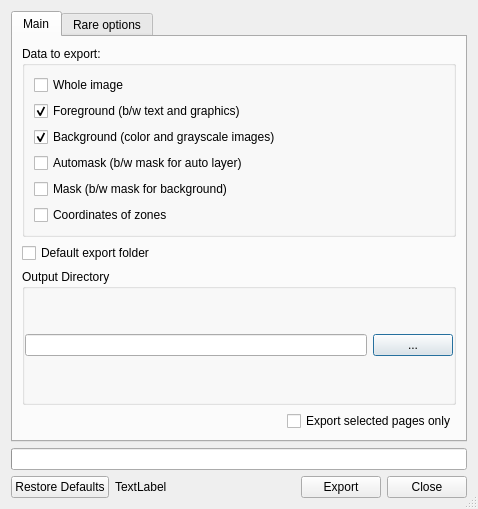
<?xml version="1.0" encoding="UTF-8"?>
<ui version="4.0">
 <class>ExportDialog</class>
 <widget class="QDialog" name="ExportDialog">
  <property name="geometry">
   <rect>
    <x>0</x>
    <y>0</y>
    <width>478</width>
    <height>509</height>
   </rect>
  </property>
  <property name="windowTitle">
   <string>Export</string>
  </property>
  <property name="sizeGripEnabled">
   <bool>true</bool>
  </property>
  <layout class="QVBoxLayout" name="verticalLayout_3">
   <item>
    <widget class="QTabWidget" name="tabWidget">
     <property name="sizePolicy">
      <sizepolicy hsizetype="Expanding" vsizetype="Expanding">
       <horstretch>0</horstretch>
       <verstretch>0</verstretch>
      </sizepolicy>
     </property>
     <property name="currentIndex">
      <number>0</number>
     </property>
     <widget class="QWidget" name="tab">
      <attribute name="title">
       <string>Main</string>
      </attribute>
      <layout class="QVBoxLayout" name="verticalLayout_2">
       <item>
        <widget class="QGroupBox" name="gbDataToExport">
         <property name="title">
          <string>Data to export:</string>
         </property>
         <property name="checkable">
          <bool>false</bool>
         </property>
         <property name="checked">
          <bool>false</bool>
         </property>
         <layout class="QVBoxLayout" name="verticalLayout_5">
          <item>
           <widget class="QCheckBox" name="cbExportImage">
            <property name="toolTip">
             <string>Image as it is in ./out subfolder</string>
            </property>
            <property name="text">
             <string>Whole image</string>
            </property>
           </widget>
          </item>
          <item>
           <widget class="QCheckBox" name="cbExportForeground">
            <property name="toolTip">
             <string>Only black (#000000) and white (#ffffff) pixels of the image</string>
            </property>
            <property name="text">
             <string>Foreground (b/w text and graphics)</string>
            </property>
            <property name="checked">
             <bool>true</bool>
            </property>
           </widget>
          </item>
          <item>
           <widget class="QCheckBox" name="cbExportBackground">
            <property name="toolTip">
             <string>Only non black (&gt; #000000) pixels of the image</string>
            </property>
            <property name="text">
             <string>Background (color and grayscale images)</string>
            </property>
            <property name="checked">
             <bool>true</bool>
            </property>
           </widget>
          </item>
          <item>
           <widget class="QCheckBox" name="cbExportAutomask">
            <property name="toolTip">
             <string>Automask could be found in ./out/cache/automask and contains autodetected mask before any zones are applied</string>
            </property>
            <property name="text">
             <string>Automask (b/w mask for auto layer)</string>
            </property>
           </widget>
          </item>
          <item>
           <widget class="QCheckBox" name="cbExportMask">
            <property name="toolTip">
             <string>Binarized and inverted background</string>
            </property>
            <property name="text">
             <string>Mask (b/w mask for background)</string>
            </property>
           </widget>
          </item>
          <item>
           <widget class="QCheckBox" name="cbExportZones">
            <property name="toolTip">
             <string>Some pages might have user defined zones to fill with color or indicate some content. Their coordinates may be exported to tsv text file.</string>
            </property>
            <property name="text">
             <string>Coordinates of zones</string>
            </property>
           </widget>
          </item>
         </layout>
        </widget>
       </item>
       <item>
        <widget class="QCheckBox" name="DefaultOutputFolder">
         <property name="text">
          <string>Default export folder</string>
         </property>
        </widget>
       </item>
       <item>
        <widget class="QGroupBox" name="groupBoxExport">
         <property name="sizePolicy">
          <sizepolicy hsizetype="Preferred" vsizetype="Preferred">
           <horstretch>0</horstretch>
           <verstretch>0</verstretch>
          </sizepolicy>
         </property>
         <property name="title">
          <string>Output Directory</string>
         </property>
         <layout class="QVBoxLayout" name="verticalLayout_4">
          <property name="leftMargin">
           <number>0</number>
          </property>
          <property name="topMargin">
           <number>0</number>
          </property>
          <property name="rightMargin">
           <number>0</number>
          </property>
          <property name="bottomMargin">
           <number>0</number>
          </property>
          <item>
           <layout class="QHBoxLayout" name="horizontalLayout_2">
            <item>
             <widget class="QLineEdit" name="outExportDirLine">
              <property name="alignment">
               <set>Qt::AlignLeading|Qt::AlignLeft|Qt::AlignTop</set>
              </property>
             </widget>
            </item>
            <item>
             <widget class="QPushButton" name="outExportDirBrowseBtn">
              <property name="text">
               <string>...</string>
              </property>
             </widget>
            </item>
           </layout>
          </item>
         </layout>
        </widget>
       </item>
       <item>
        <layout class="QHBoxLayout" name="horizontalLayout_3">
         <item>
          <spacer name="horizontalSpacer">
           <property name="orientation">
            <enum>Qt::Horizontal</enum>
           </property>
           <property name="sizeHint" stdset="0">
            <size>
             <width>40</width>
             <height>20</height>
            </size>
           </property>
          </spacer>
         </item>
         <item>
          <widget class="QCheckBox" name="cbExportSelected">
           <property name="text">
            <string>Export selected pages only</string>
           </property>
          </widget>
         </item>
        </layout>
       </item>
      </layout>
     </widget>
     <widget class="QWidget" name="tab_2">
      <attribute name="title">
       <string>Rare options</string>
      </attribute>
      <layout class="QVBoxLayout" name="verticalLayout">
       <item>
        <widget class="QCheckBox" name="cbMultipageOutput">
         <property name="text">
          <string>Save images as multipage tiff file</string>
         </property>
        </widget>
       </item>
       <item>
        <widget class="QCheckBox" name="GenerateBlankBackSubscans">
         <property name="text">
          <string>Generate blank background subscans</string>
         </property>
        </widget>
       </item>
       <item>
        <widget class="QCheckBox" name="UseSepSuffixForPics">
         <property name="toolTip">
          <string>For better compatibility with DjVu Imager</string>
         </property>
         <property name="text">
          <string>Use .sep.tif extension instead of .tif for background subscans</string>
         </property>
        </widget>
       </item>
       <item>
        <widget class="QCheckBox" name="cbExportWithoutOutputStage">
         <property name="toolTip">
          <string>&lt;html&gt;&lt;head/&gt;&lt;body&gt;&lt;p&gt;This will have effect if only Export Whole image is checked.&lt;/p&gt;&lt;p&gt;The exported image will be drawn with colors of original image.&lt;/p&gt;&lt;p&gt;Only fill zones will be applied. In other words the exported&lt;/p&gt;&lt;p&gt;image will be a part of original image after split, rotation,&lt;/p&gt;&lt;p&gt;deskew, applying margins and fill zones. This require image&lt;/p&gt;&lt;p&gt;reprocessing so it may be time consuming.&lt;/p&gt;&lt;/body&gt;&lt;/html&gt;</string>
         </property>
         <property name="text">
          <string>Skip processing at Output stage (except for Fill Zones) 
for exported image (lengthy)</string>
         </property>
        </widget>
       </item>
       <item>
        <widget class="QCheckBox" name="KeepOriginalColorIllumForeSubscans">
         <property name="toolTip">
          <string>&lt;html&gt;&lt;head/&gt;&lt;body&gt;&lt;p&gt;This will have effect if only Export Foreground is checked.&lt;/p&gt;&lt;p&gt;Foreground is a b/w image with a black content of resulting&lt;/p&gt;&lt;p&gt;image drown on white. With this mode on every black pixel will&lt;/p&gt;&lt;p&gt;be replaced with pixel on the same position taken from original&lt;/p&gt;&lt;p&gt;image. This may let you get colored or grayscale text instead of&lt;/p&gt;&lt;p&gt;binarized black one. Require image reprocessing so may be&lt;/p&gt;&lt;p&gt;time consuming.&lt;/p&gt;&lt;/body&gt;&lt;/html&gt;</string>
         </property>
         <property name="text">
          <string>Skip processing at Output stage (except for Fill Zones) 
for content in foreground subscans (lengthy)</string>
         </property>
        </widget>
       </item>
       <item>
        <spacer name="verticalSpacer">
         <property name="orientation">
          <enum>Qt::Vertical</enum>
         </property>
         <property name="sizeHint" stdset="0">
          <size>
           <width>20</width>
           <height>40</height>
          </size>
         </property>
        </spacer>
       </item>
      </layout>
     </widget>
    </widget>
   </item>
   <item>
    <widget class="QProgressBar" name="progressBar">
     <property name="value">
      <number>0</number>
     </property>
     <property name="textVisible">
      <bool>false</bool>
     </property>
    </widget>
   </item>
   <item>
    <widget class="QWidget" name="widget" native="true">
     <layout class="QHBoxLayout" name="horizontalLayout">
      <property name="leftMargin">
       <number>0</number>
      </property>
      <property name="topMargin">
       <number>0</number>
      </property>
      <property name="rightMargin">
       <number>0</number>
      </property>
      <property name="bottomMargin">
       <number>0</number>
      </property>
      <item>
       <widget class="QPushButton" name="btnResetToDefault">
        <property name="toolTip">
         <string>Reset export settings to default values</string>
        </property>
        <property name="text">
         <string>Restore Defaults</string>
        </property>
       </widget>
      </item>
      <item>
       <widget class="QLabel" name="labelFilesProcessed">
        <property name="sizePolicy">
         <sizepolicy hsizetype="Preferred" vsizetype="Preferred">
          <horstretch>1</horstretch>
          <verstretch>0</verstretch>
         </sizepolicy>
        </property>
        <property name="text">
         <string notr="true">TextLabel</string>
        </property>
        <property name="wordWrap">
         <bool>true</bool>
        </property>
       </widget>
      </item>
      <item>
       <widget class="QPushButton" name="ExportButton">
        <property name="text">
         <string>Export</string>
        </property>
       </widget>
      </item>
      <item>
       <widget class="QPushButton" name="OkButton">
        <property name="text">
         <string>Close</string>
        </property>
       </widget>
      </item>
     </layout>
    </widget>
   </item>
  </layout>
 </widget>
 <resources/>
 <connections>
  <connection>
   <sender>OkButton</sender>
   <signal>clicked()</signal>
   <receiver>ExportDialog</receiver>
   <slot>accept()</slot>
   <hints>
    <hint type="sourcelabel">
     <x>438</x>
     <y>162</y>
    </hint>
    <hint type="destinationlabel">
     <x>242</x>
     <y>89</y>
    </hint>
   </hints>
  </connection>
 </connections>
</ui>
